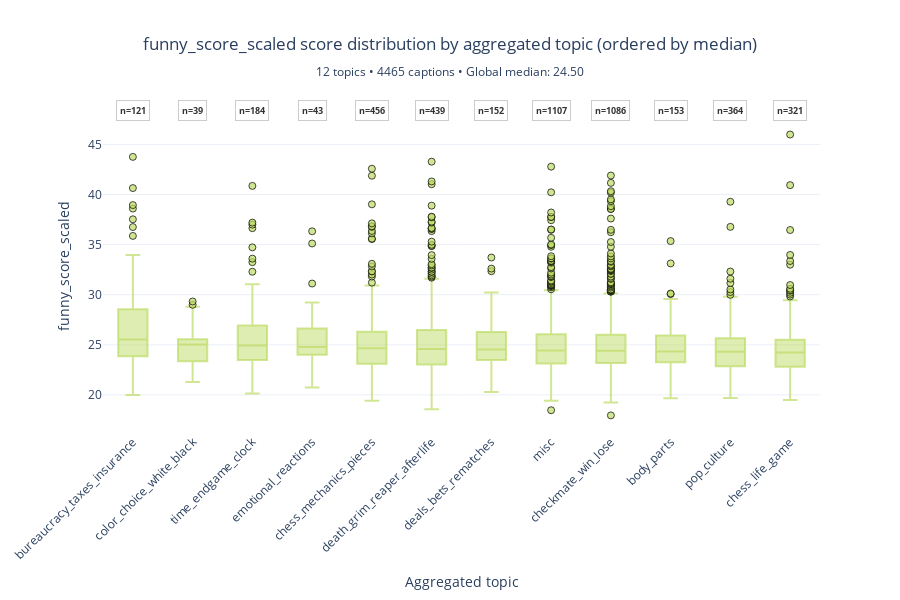

The code cell stored with this chart in its notebook:
### Markdown cell above
#### Comparing funny score of all topics

### Code cell
topic_crowd = data_m.loc[data_m["caption"] == "What do you mean I don’t have time for another game?", "aggregated_topic"].iloc[0]
topic_tny = data_m.loc[data_m["caption"] == "I thought you'd be better at the endgame.", "aggregated_topic"].iloc[0]

# Boxplot (funny score distribution within each topic)
clusterer.plot_topic_scores2(data_m, df_scores, save=r"_Other\cycy_analysis\saved_plots\boxplot_topics_289.html")

### Figure 1 — Plotly figure (JSON) as saved in the notebook; plotly's stock layout.template omitted (floating-point values rounded to 4 significant figures; data arrays with more than 128 entries replaced by an {"elided": "..."} marker saying what was removed)
{"data": [{"alignmentgroup": "True", "boxpoints": "outliers", "customdata": {"elided": "4465x1 str values"}, "hovertemplate": "aggregated_topic=%{x}<br>funny_score_scaled=%{y}<br>caption=%{customdata[0]}<extra></extra>", "legendgroup": "", "marker": {"color": "rgba(190, 220, 100, 0.7)", "line": {"color": "rgba(0,0,0,0.7)", "width": 1}, "size": 7}, "name": "", "notched": false, "offsetgroup": "", "orientation": "v", "showlegend": false, "type": "box", "x": {"elided": "4465 str values"}, "x0": " ", "xaxis": "x", "y": {"elided": "4465 float values"}, "y0": " ", "yaxis": "y"}], "layout": {"annotations": [{"bgcolor": "rgba(255,255,255,0.8)", "bordercolor": "rgba(0,0,0,0.2)", "borderpad": 3, "borderwidth": 1, "font": {"color": "#333", "size": 9}, "showarrow": false, "text": "<b>n=153", "x": "body_parts", "y": 47.39, "yshift": 10}, {"bgcolor": "rgba(255,255,255,0.8)", "bordercolor": "rgba(0,0,0,0.2)", "borderpad": 3, "borderwidth": 1, "font": {"color": "#333", "size": 9}, "showarrow": false, "text": "<b>n=121", "x": "bureaucracy_taxes_insurance", "y": 47.39, "yshift": 10}, {"bgcolor": "rgba(255,255,255,0.8)", "bordercolor": "rgba(0,0,0,0.2)", "borderpad": 3, "borderwidth": 1, "font": {"color": "#333", "size": 9}, "showarrow": false, "text": "<b>n=1086", "x": "checkmate_win_lose", "y": 47.39, "yshift": 10}, {"bgcolor": "rgba(255,255,255,0.8)", "bordercolor": "rgba(0,0,0,0.2)", "borderpad": 3, "borderwidth": 1, "font": {"color": "#333", "size": 9}, "showarrow": false, "text": "<b>n=321", "x": "chess_life_game", "y": 47.39, "yshift": 10}, {"bgcolor": "rgba(255,255,255,0.8)", "bordercolor": "rgba(0,0,0,0.2)", "borderpad": 3, "borderwidth": 1, "font": {"color": "#333", "size": 9}, "showarrow": false, "text": "<b>n=456", "x": "chess_mechanics_pieces", "y": 47.39, "yshift": 10}, {"bgcolor": "rgba(255,255,255,0.8)", "bordercolor": "rgba(0,0,0,0.2)", "borderpad": 3, "borderwidth": 1, "font": {"color": "#333", "size": 9}, "showarrow": false, "text": "<b>n=39", "x": "color_choice_white_black", "y": 47.39, "yshift": 10}, {"bgcolor": "rgba(255,255,255,0.8)", "bordercolor": "rgba(0,0,0,0.2)", "borderpad": 3, "borderwidth": 1, "font": {"color": "#333", "size": 9}, "showarrow": false, "text": "<b>n=152", "x": "deals_bets_rematches", "y": 47.39, "yshift": 10}, {"bgcolor": "rgba(255,255,255,0.8)", "bordercolor": "rgba(0,0,0,0.2)", "borderpad": 3, "borderwidth": 1, "font": {"color": "#333", "size": 9}, "showarrow": false, "text": "<b>n=439", "x": "death_grim_reaper_afterlife", "y": 47.39, "yshift": 10}, {"bgcolor": "rgba(255,255,255,0.8)", "bordercolor": "rgba(0,0,0,0.2)", "borderpad": 3, "borderwidth": 1, "font": {"color": "#333", "size": 9}, "showarrow": false, "text": "<b>n=43", "x": "emotional_reactions", "y": 47.39, "yshift": 10}, {"bgcolor": "rgba(255,255,255,0.8)", "bordercolor": "rgba(0,0,0,0.2)", "borderpad": 3, "borderwidth": 1, "font": {"color": "#333", "size": 9}, "showarrow": false, "text": "<b>n=1107", "x": "misc", "y": 47.39, "yshift": 10}, {"bgcolor": "rgba(255,255,255,0.8)", "bordercolor": "rgba(0,0,0,0.2)", "borderpad": 3, "borderwidth": 1, "font": {"color": "#333", "size": 9}, "showarrow": false, "text": "<b>n=364", "x": "pop_culture", "y": 47.39, "yshift": 10}, {"bgcolor": "rgba(255,255,255,0.8)", "bordercolor": "rgba(0,0,0,0.2)", "borderpad": 3, "borderwidth": 1, "font": {"color": "#333", "size": 9}, "showarrow": false, "text": "<b>n=184", "x": "time_endgame_clock", "y": 47.39, "yshift": 10}], "boxmode": "group", "height": 600, "hovermode": "closest", "legend": {"tracegroupgap": 0}, "showlegend": false, "title": {"text": "funny_score_scaled score distribution by aggregated topic (ordered by median)<br><sub>12 topics • 4465 captions • Global median: 24.50</sub>", "x": 0.5, "xanchor": "center"}, "xaxis": {"anchor": "y", "categoryarray": ["bureaucracy_taxes_insurance", "color_choice_white_black", "time_endgame_clock", "emotional_reactions", "chess_mechanics_pieces", "death_grim_reaper_afterlife", "deals_bets_rematches", "misc", "checkmate_win_lose", "body_parts", "pop_culture", "chess_life_game"], "categoryorder": "array", "domain": [0, 1], "tickangle": -45, "title": {"text": "Aggregated topic"}}, "yaxis": {"anchor": "x", "domain": [0, 1], "title": {"text": "funny_score_scaled"}}}}
